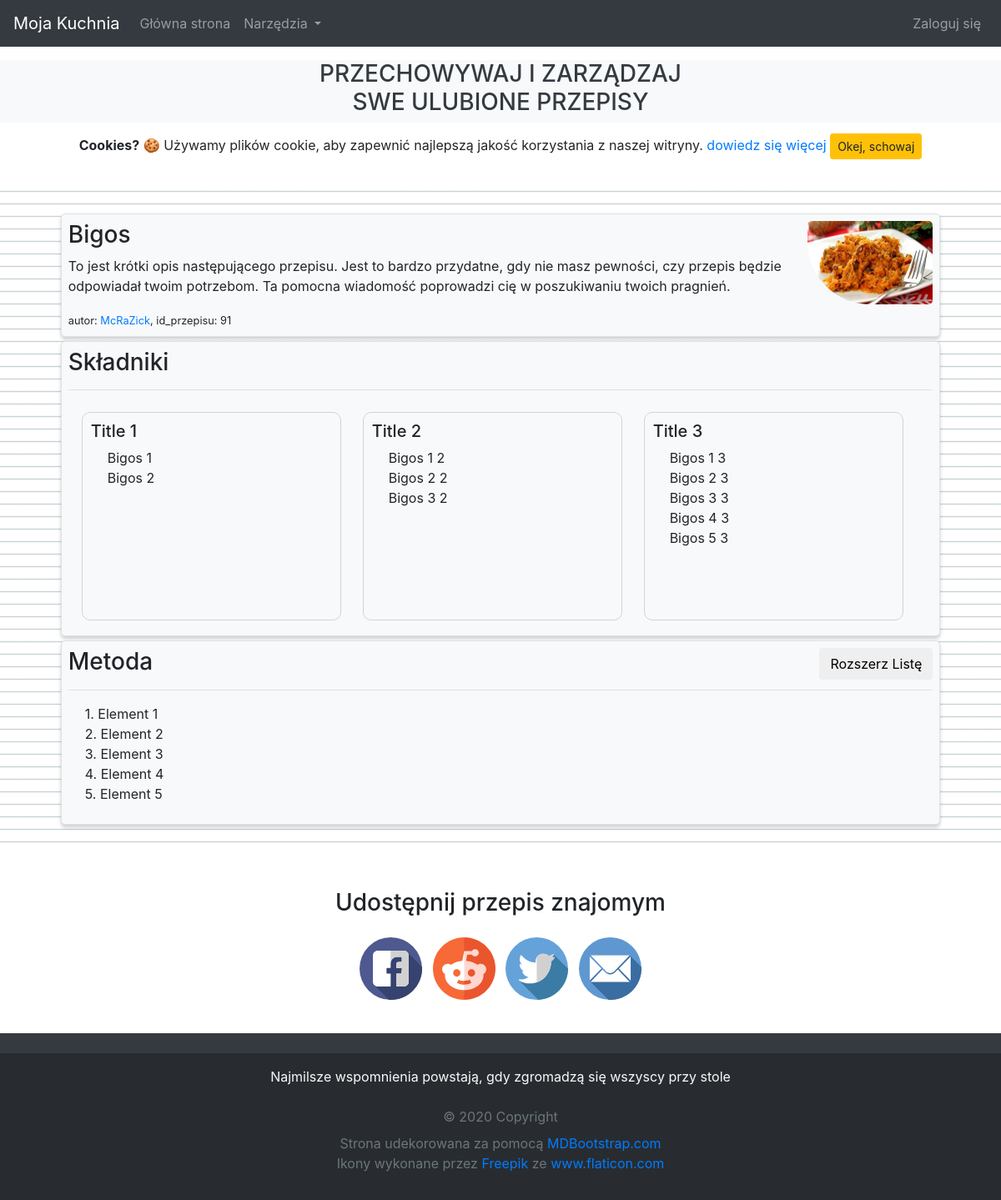
Before: /recipe/91/ with the older database file.
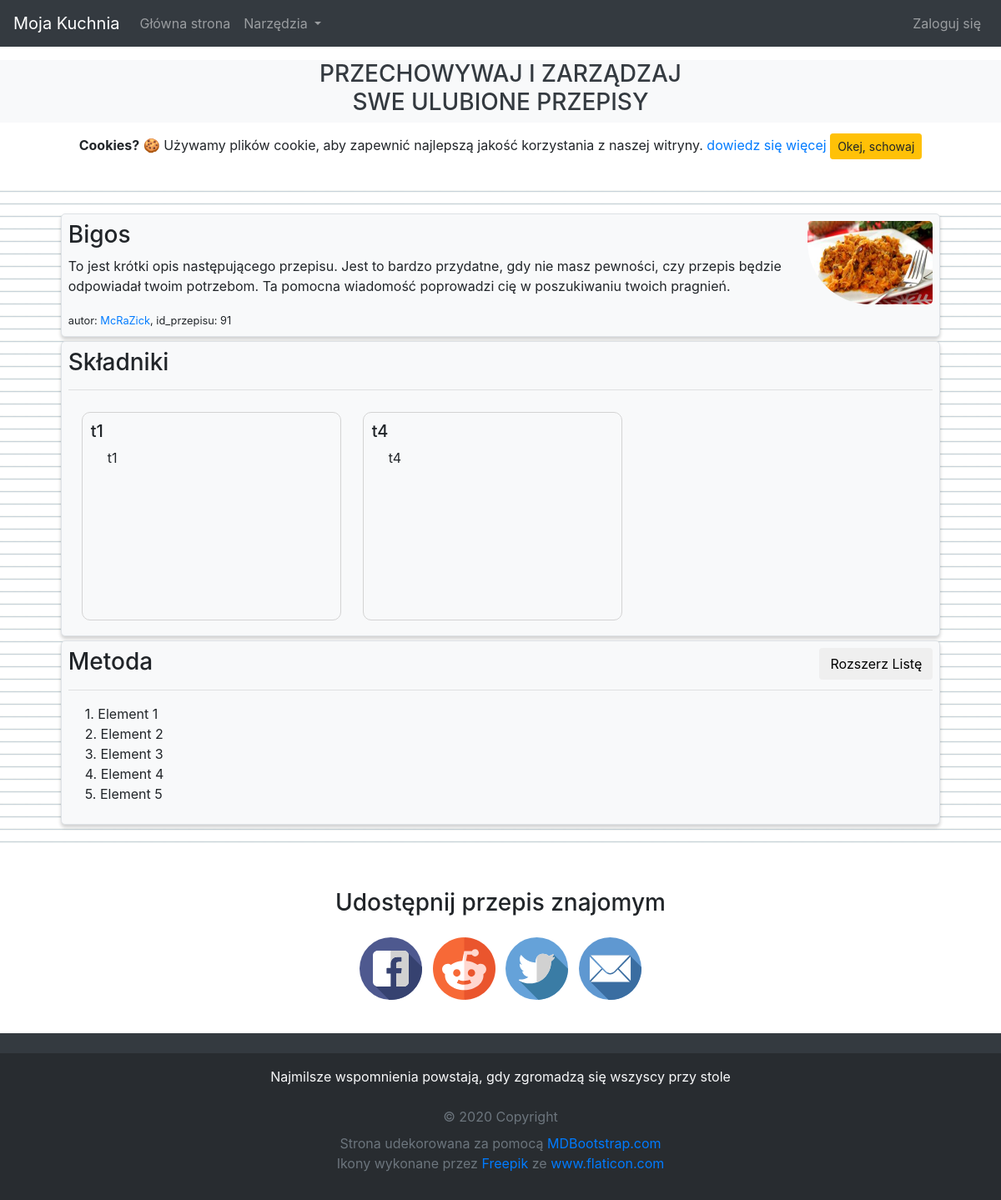
After: the same page with the newer database file.
### recipes/models.py (models this page shows, shortened)
class Recipe(models.Model):
	title 		= models.CharField(max_length=100, verbose_name= _('Tytuł przepisu'))
	author		= models.ForeignKey(User, on_delete=models.CASCADE, verbose_name= _('Autor'))
	image 		= models.ImageField(default='default_recipe.jpg', upload_to='recipe_pics', verbose_name= _('Wprowadź Obraz'))
	description = models.TextField(max_length=400, blank=True, verbose_name= _('Krutka deskrypcja przepisu'))
	method 		= models.TextField(max_length=10000, blank=True, verbose_name= _('Wprowadź instrukcję sukcesywnego wykonania produktu'))

class Category(models.Model):
	recipe = models.ForeignKey(Recipe, on_delete=models.CASCADE, db_index=True)
	name = models.CharField(max_length=100, blank=True, verbose_name= _('Tytuł kategorii'))
	ingredients	= models.TextField(max_length=500, db_index=True, verbose_name= _('Wprowadź listę składników do następującej kategorii'))
	class Meta:
		verbose_name_plural = 'Categories'

### recipes/views.py (the view)
# urls.py: path('recipe/<int:pk>/', RecipeDetailView.as_view(), name='recipe-detail'),
class RecipeDetailView(DetailView):
	model = Recipe
	def get_context_data(self, **kwargs):
		context = super(RecipeDetailView, self).get_context_data(**kwargs)
		context['categories'] = Category.objects.all()
		context['authenticated_user'] = self.request.user
		return context

### recipes/templatetags/recipes_extras.py (called while the page is built)
@register.filter
def endline_split(value):
    return value.split('\n')

### recipes/templates/recipes/recipe_detail.html (shortened to what this page needs)
{% extends "recipes/base.html" %}
{% load recipes_extras %}
{% block content %}
  {% load static %}
  <div id="recipes" class="mt-4 mb-5 pt-4 pb-4" style="background-image: url('{% static 'recipes/img/background_notepad.png' %}'); background-size: 15px 15px">
  	<center class="container recipe-container">
  	<div class="border m-1 btn-light p-2" style="background-color: #f8f9fa; overflow: auto; border-radius: 5px">
	  <article>
		<img id="recipe-image" class="float-right" width="150px" height="100px" style="border-radius: 5px 5px 5px 75px" src="{{ object.image.url }}">
		{% if object.title %}
		  <h3>{{ object.title }}</h3>
		{% else %}
		  <h3>Przepis</h3>
		{% endif %}
		{% if object.description %}
		  <p>{{ object.description }}</p>
		{% else %}
		  <p>...</p>
		{% endif %}
		<small>
		  {% if object.author %}
		    autor: <a href="{% url 'user-recipes' object.author.username %}">{{ object.author }}</a>,
		  {% else %}
		  	autor: null,
		  {% endif %}
		  id_przepisu: {{ object.id }}
		</small>
	  </article>
	</div>
	<div class="border m-1 btn-light p-2" style="background-color: #f8f9fa; overflow: auto; border-radius: 5px">
	  <article class="recipe-ingredients custom-scroll empty-h-scroll">
		<h3>Składniki</h3>
		<hr/>
		{% if categories %}
		  {% for category in categories %}
		    {% if category.recipe == object %}
		      <section>
		        <h5>{{ category.name }}</h5>
		        {% if category.ingredients %}
		          <ul class="ingredients">
		            {{ category.ingredients|endline_split|unordered_list }}
		          </ul>
		        {% else %}
		          <p>...</p>
		        {% endif %}
		      </section>
		    {% endif %}
		  {% endfor %}
		{% else %}
		  <p>...</p>
		{% endif %}
	  </article>
	</div>
	<div class="border m-1 btn-light p-2 recipe-method" style="background-color: #f8f9fa; overflow: auto; border-radius: 5px">
	  <span class="button-checkbox float-right">
       	<button id="expand-list" type="button" class="btn btn-default" data-color="primary">
       	  Rozszerz Listę
        </button>
      </span>
	  <article id="recipe-method-list">
		<h3>Metoda</h3>
		<hr/>
		{% if object.method %}
		  {{ object.method|linenumbers|linebreaks }}
		{% else %}
		  ...
		{% endif %}
	  </article>
	</div>
    </center>
  </div>
  <div class="text-center container mb-5 h-mobile">
  	<h3 class="mb-4">
  	  Udostępnij przepis znajomym
  	</h3>
  	<ul class="list-inline social-media-icons">
      <li class="list-inline-item" name="facebook-icon">
      	<a href="#share">
      	  <img height="75" src="{% static 'recipes/img/icons/facebook.svg' %}" />
      	</a>
      </li>
      <li class="list-inline-item" name="reddit-icon">
    	<a href="#share">
    	  <img height="75" src="{% static 'recipes/img/icons/reddit.svg' %}" />
      	</a>
      </li>
      <li class="list-inline-item" name="twitter-icon">
    	<a href="#share">
    	  <img height="75" src="{% static 'recipes/img/icons/twitter.svg' %}" />
      	</a>
      </li>
      <li class="list-inline-item" name="mail-icon">
    	<a href="#share">
    	  <img height="75" src="{% static 'recipes/img/icons/mail.svg' %}" />
	  	</a>
	  </li>
	</ul>
  </div>
{% endblock content %}

### recipes/templates/recipes/base.html (shortened to what this page needs)
{% load static %}
<!DOCTYPE html>
<html lang="pl">
<head>
  <link rel="stylesheet" href="https://maxcdn.bootstrapcdn.com/bootstrap/4.0.0/css/bootstrap.min.css">
  <link rel="stylesheet" type="text/css" href="{% static 'recipes/css/main.css' %}">
  <link rel="stylesheet" type="text/css" href="{% static 'recipes/css/home.css' %}">
  <link rel="stylesheet" type="text/css" href="{% static 'recipes/css/recipe_detail.css' %}">
  <link rel="stylesheet" type="text/css" href="{% static 'recipes/css/recipe_form.css' %}">
</head>
<body>
  <header class="site-header fixed-top">
  	<nav class="navbar navbar-expand-lg navbar-dark bg-dark fixed-top">
      <a class="navbar-brand" href="#">Moja Kuchnia</a>
      <div class="collapse navbar-collapse" id="navbarSupportedContent">
        <ul class="navbar-nav mr-auto">
          <li class="nav-item">
            <a class="nav-link" href="{% url 'recipes-home' %}">Główna strona <span class="sr-only">(current)</span></a>
          </li>
          <li class="nav-item dropdown">
            <a class="nav-link dropdown-toggle" href="#" id="navbarDropdown" role="button" data-toggle="dropdown" aria-haspopup="true" aria-expanded="false">
              Narzędzia
		        </a>
          </li>
        </ul>
        <ul class="navbar-nav ml-auto">
          <li class="nav-item">
          	{% if user.is_authenticated %}
          	  <a class="nav-link" href="{% url 'profile' %}">Mój Profil <span class="sr-only">(current)</span></a>
          	{% else %}
          	  <a class="nav-link" href="{% url 'login' %}">Zaloguj się <span class="sr-only">(current)</span></a>
          	{% endif %}
          </li>
        </ul>
      </div>
    </nav>
  </header>
  <br/><br/>
  <div id="base-banner" class="d-flex h-mobile justify-content-center mt-4 text-center text-dark bg-light">
  	<h3>PRZECHOWYWAJ I ZARZĄDZAJ<br/>SWE ULUBIONE PRZEPISY</h3>
  </div>
  <div id="cookieConsent" style="visibility: hidden" class="alert text-center cookiealert" role="alert">
    <b>Cookies?</b> &#x1F36A; Używamy plików cookie, aby zapewnić najlepszą jakość korzystania z naszej witryny. <a href="https://wszystkoociasteczkach.pl/polityka-cookies/" target="_blank">dowiedz się więcej</a>
    <button type="button" class="btn btn-warning btn-sm acceptcookies" aria-label="Close">
      Okej, schowaj
    </button>
  </div>
  {% block content %}{% endblock %}
  <footer class="footer font-small bg-dark pt-4">
  	<section class="footer-copyright py-3" style="background-color: #282c30">
	  <ul class="mb-4 text-light text-center container">
	  	<span>
	  	  Najmilsze wspomnienia powstają, gdy zgromadzą się wszyscy przy stole
	  	</span>
	  </ul>
	  <ul class="container list-inline text-center text-secondary">
	  	<li class="mb-2">
	  	  © 2020 Copyright
	  	</li>
	  	<li>
	  	  Strona udekorowana za pomocą
	  	  <a href="https://mdbootstrap.com/education/bootstrap/" target="_blank"> MDBootstrap.com</a>
	  	</li>
	  	<li>
	  	  Ikony wykonane przez
	  	  <a href="https://www.flaticon.com/authors/freepik" title="Freepik">Freepik</a> ze <a href="https://www.flaticon.com/" title="Flaticon">www.flaticon.com</a>
	  	</li>
	  </ul>
	</section>
  </footer>
</body>
</html>

### recipes/static/recipes/css/main.css (style rules this page uses)
html { scroll-behavior: smooth; position: relative; min-height: 100% }
body { margin-bottom: 240px }
.footer { position: absolute; width: 100%; bottom: 0px; left: 0 }
#recipes div, div.container { width: 95%; text-align: left }
.recipe-container > div { box-shadow: 0 2px 4px 0 rgba(0, 0, 0, 0.1), 0 4px 4px 0 rgba(0, 0, 0, 0.1); margin-bottom: 5px !important }

### recipes/static/recipes/css/recipe_detail.css (style rules this page uses)
.recipe-ingredients section ul { padding-inline-start: 20px; list-style-type: none }
.recipe-ingredients section { float: left; width: 30%; height: 250px; border: 1px solid lightGray; border-radius: 10px; padding: 10px; margin: 10px; margin-left: 20px; overflow: scroll }
.recipe-method p { padding-inline-start: 20px }
@media only screen and (max-width: 1200px) { .recipe-ingredients section { margin-left: 16px } }

Changed rows visible on the page:
removed Category: name "Title 1", ingredients|endline_split "Bigos 1 Bigos 2"
removed Category: name "Title 2", ingredients|endline_split "Bigos 1 2 Bigos 2 2 Bigos 3 2"
removed Category: name "Title 3", ingredients|endline_split "Bigos 1 3 Bigos 2 3 Bigos 3 3 Bigos 4 3 Bigos 5 3"
added Category: name "t1", ingredients|endline_split "t1"
added Category: name "t4", ingredients|endline_split "t4"
